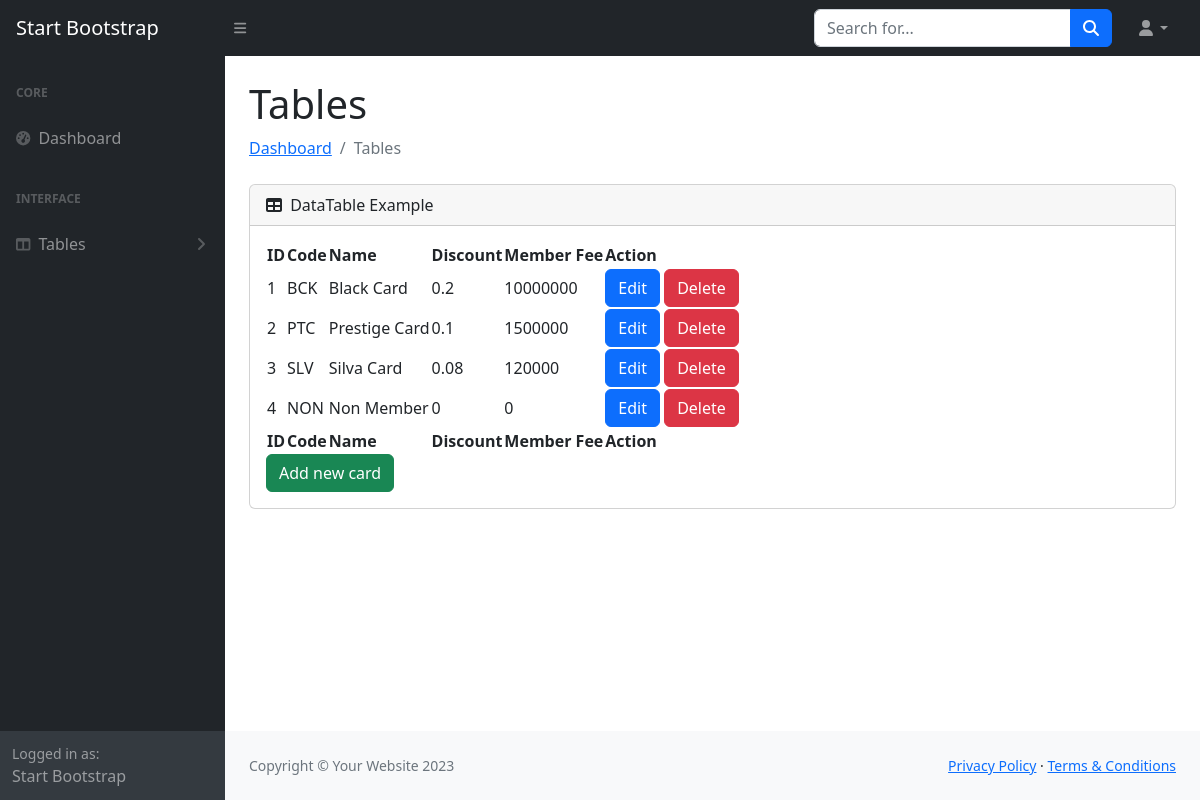
Page /card/card.php on the committed database.
### tables this page shows
CREATE TABLE `card` (
  `id` int(11) NOT NULL,
  `code` varchar(45) DEFAULT NULL,
  `name` varchar(45) DEFAULT NULL,
  `discount` float DEFAULT NULL,
  `member_fee` int(11) DEFAULT NULL
);

### card/card.php (the view, shortened to what this page needs)
<?php
include "../koneksi.php";
$sql = "SELECT * FROM card";
$result = mysqli_query($conn, $sql);
?>
<!DOCTYPE html>
<html lang="en">
<head>
    <link href="https://cdn.jsdelivr.net/npm/simple-datatables@7.1.2/dist/style.min.css" rel="stylesheet" />
    <link href="../css/styles.css" rel="stylesheet" />
</head>
<body class="sb-nav-fixed">
    <nav class="sb-topnav navbar navbar-expand navbar-dark bg-dark">
        <a class="navbar-brand ps-3" href="../index.html">Start Bootstrap</a>
        <button class="btn btn-link btn-sm order-1 order-lg-0 me-4 me-lg-0" id="sidebarToggle" href="#!"><i
                class="fas fa-bars"></i></button>
        <form class="d-none d-md-inline-block form-inline ms-auto me-0 me-md-3 my-2 my-md-0">
            <div class="input-group">
                <input class="form-control" type="text" placeholder="Search for..." aria-label="Search for..."
                    aria-describedby="btnNavbarSearch" />
                <button class="btn btn-primary" id="btnNavbarSearch" type="button"><i
                        class="fas fa-search"></i></button>
            </div>
        </form>
        <ul class="navbar-nav ms-auto ms-md-0 me-3 me-lg-4">
            <li class="nav-item dropdown">
                <a class="nav-link dropdown-toggle" id="navbarDropdown" href="#" role="button" data-bs-toggle="dropdown"
                    aria-expanded="false"><i class="fas fa-user fa-fw"></i></a>
            </li>
        </ul>
    </nav>
    <div id="layoutSidenav">
        <div id="layoutSidenav_nav">
            <nav class="sb-sidenav accordion sb-sidenav-dark" id="sidenavAccordion">
                <div class="sb-sidenav-menu">
                    <div class="nav">
                        <div class="sb-sidenav-menu-heading">Core</div>
                        <a class="nav-link" href="../dashboard/index.html">
                            <div class="sb-nav-link-icon"><i class="fas fa-tachometer-alt"></i></div>
                            Dashboard
                        </a>
                        <div class="sb-sidenav-menu-heading">Interface</div>
                        <a class="nav-link collapsed" href="#" data-bs-toggle="collapse"
                            data-bs-target="#collapseLayouts" aria-expanded="false" aria-controls="collapseLayouts">
                            <div class="sb-nav-link-icon"><i class="fas fa-columns"></i></div>
                            Tables
                            <div class="sb-sidenav-collapse-arrow"><i class="fas fa-angle-down"></i></div>
                        </a>
                    </div>
                </div>
                <div class="sb-sidenav-footer">
                    <div class="small">Logged in as:</div>
                    Start Bootstrap
                </div>
            </nav>
        </div>
        <div id="layoutSidenav_content">
            <main>
                <div class="container-fluid px-4">
                    <h1 class="mt-4">Tables</h1>
                    <ol class="breadcrumb mb-4">
                        <li class="breadcrumb-item"><a href="index.html">Dashboard</a></li>
                        <li class="breadcrumb-item active">Tables</li>
                    </ol>
                    <div class="card mb-4">
                        <div class="card-header">
                            <i class="fas fa-table me-1"></i>
                            DataTable Example
                        </div>
                        <div class="card-body">
                            <table id="datatablesSimple">
                                <thead>
                                    <tr>
                                        <th>ID</th>
                                        <th>Code</th>
                                        <th>Name</th>
                                        <th>Discount</th>
                                        <th>Member Fee</th>
                                        <th>Action</th>
                                    </tr>
                                </thead>
                                <tfoot>
                                    <tr>
                                        <th>ID</th>
                                        <th>Code</th>
                                        <th>Name</th>
                                        <th>Discount</th>
                                        <th>Member Fee</th>
                                        <th>Action</th>
                                    </tr>
                                </tfoot>
                                <tbody>
                                    <?php while ($row = mysqli_fetch_assoc($result)) : ?>
                                    <tr>
                                        <td><?= $row['id'] ?></td>
                                        <td><?= $row['code'] ?></td>
                                        <td><?= $row['name'] ?></td>
                                        <td><?= $row['discount'] ?></td>
                                        <td><?= $row['member_fee'] ?></td>
                                        <td>
                                            <a href="card_edit.php?id=<?= $row['id'] ?>"
                                                class="btn btn-primary">Edit</a>
                                            <a href="card_delete.php?id=<?= $row['id'] ?>" class="btn btn-danger"
                                                onclick="return confirm('Are you sure?')">Delete</a>
                                        </td>
                                    </tr>
                                    <?php endwhile ?>
                                </tbody>
                            </table>
                            <a href="add_card.php" class="btn btn-success">Add new card</a>
                        </div>
                    </div>
                </div>
            </main>
            <footer class="py-4 bg-light mt-auto">
                <div class="container-fluid px-4">
                    <div class="d-flex align-items-center justify-content-between small">
                        <div class="text-muted">Copyright &copy; Your Website 2023</div>
                        <div>
                            <a href="#">Privacy Policy</a>
                            &middot;
                            <a href="#">Terms &amp; Conditions</a>
                        </div>
                    </div>
                </div>
            </footer>
        </div>
    </div>
</body>
</html>

### rows in the picture
card: id "1", code "BCK", name "Black Card", discount "0.2", member_fee "10000000"
card: id "2", code "PTC", name "Prestige Card", discount "0.1", member_fee "1500000"
card: id "3", code "SLV", name "Silva Card", discount "0.08", member_fee "120000"
card: id "4", code "NON", name "Non Member", discount "0", member_fee "0"
